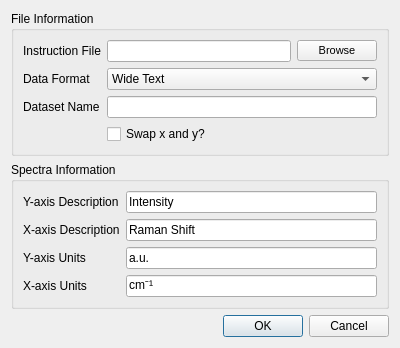
<?xml version="1.0" encoding="UTF-8"?>
<ui version="4.0">
 <class>StitchImportDialog</class>
 <widget class="QDialog" name="StitchImportDialog">
  <property name="geometry">
   <rect>
    <x>0</x>
    <y>0</y>
    <width>400</width>
    <height>344</height>
   </rect>
  </property>
  <property name="windowTitle">
   <string>Dialog</string>
  </property>
  <layout class="QVBoxLayout" name="verticalLayout">
   <item>
    <widget class="QGroupBox" name="groupBox_2">
     <property name="title">
      <string>File Information</string>
     </property>
     <layout class="QFormLayout" name="formLayout_3">
      <item row="0" column="0">
       <widget class="QLabel" name="label_2">
        <property name="text">
         <string>Instruction File</string>
        </property>
       </widget>
      </item>
      <item row="0" column="1">
       <layout class="QHBoxLayout" name="horizontalLayout_2">
        <item>
         <widget class="QLineEdit" name="filenameLineEdit">
          <property name="enabled">
           <bool>true</bool>
          </property>
         </widget>
        </item>
        <item>
         <widget class="QPushButton" name="browsePushButton">
          <property name="font">
           <font>
            <pointsize>8</pointsize>
           </font>
          </property>
          <property name="text">
           <string>Browse</string>
          </property>
         </widget>
        </item>
       </layout>
      </item>
      <item row="1" column="0">
       <widget class="QLabel" name="label_11">
        <property name="text">
         <string>Data Format</string>
        </property>
       </widget>
      </item>
      <item row="1" column="1">
       <widget class="QComboBox" name="formatComboBox">
        <item>
         <property name="text">
          <string>Wide Text</string>
         </property>
        </item>
        <item>
         <property name="text">
          <string>Long Text</string>
         </property>
        </item>
        <item>
         <property name="text">
          <string>Wide Text (CSV)</string>
         </property>
        </item>
        <item>
         <property name="text">
          <string>Long Text (CSV)</string>
         </property>
        </item>
        <item>
         <property name="text">
          <string>Vespucci Dataset</string>
         </property>
        </item>
       </widget>
      </item>
      <item row="2" column="0">
       <widget class="QLabel" name="label_12">
        <property name="text">
         <string>Dataset Name</string>
        </property>
       </widget>
      </item>
      <item row="2" column="1">
       <widget class="QLineEdit" name="nameLineEdit">
        <property name="toolTip">
         <string>The dataset should have a unique name that is a valid filename on your operating system.</string>
        </property>
       </widget>
      </item>
      <item row="3" column="1">
       <widget class="QCheckBox" name="swapSpatialCheckBox">
        <property name="text">
         <string>Swap x and y?</string>
        </property>
       </widget>
      </item>
     </layout>
    </widget>
   </item>
   <item>
    <widget class="QGroupBox" name="groupBox">
     <property name="title">
      <string>Spectra Information</string>
     </property>
     <layout class="QFormLayout" name="formLayout_4">
      <property name="fieldGrowthPolicy">
       <enum>QFormLayout::AllNonFixedFieldsGrow</enum>
      </property>
      <item row="0" column="0">
       <widget class="QLabel" name="label_13">
        <property name="text">
         <string>Y-axis Description</string>
        </property>
       </widget>
      </item>
      <item row="0" column="1">
       <widget class="QLineEdit" name="yLineEdit">
        <property name="text">
         <string>Intensity</string>
        </property>
       </widget>
      </item>
      <item row="1" column="0">
       <widget class="QLabel" name="label_14">
        <property name="text">
         <string>X-axis Description</string>
        </property>
       </widget>
      </item>
      <item row="1" column="1">
       <widget class="QLineEdit" name="xLineEdit">
        <property name="text">
         <string>Raman Shift</string>
        </property>
       </widget>
      </item>
      <item row="2" column="0">
       <widget class="QLabel" name="label_15">
        <property name="text">
         <string>Y-axis Units</string>
        </property>
       </widget>
      </item>
      <item row="3" column="0">
       <widget class="QLabel" name="label_16">
        <property name="text">
         <string>X-axis Units</string>
        </property>
       </widget>
      </item>
      <item row="2" column="1">
       <widget class="QLineEdit" name="yUnitsLineEdit">
        <property name="text">
         <string>a.u.</string>
        </property>
       </widget>
      </item>
      <item row="3" column="1">
       <widget class="QLineEdit" name="xUnitsLineEdit">
        <property name="text">
         <string>cm⁻¹</string>
        </property>
       </widget>
      </item>
     </layout>
    </widget>
   </item>
   <item>
    <widget class="QDialogButtonBox" name="buttonBox">
     <property name="orientation">
      <enum>Qt::Horizontal</enum>
     </property>
     <property name="standardButtons">
      <set>QDialogButtonBox::Cancel|QDialogButtonBox::Ok</set>
     </property>
    </widget>
   </item>
  </layout>
 </widget>
 <resources/>
 <connections>
  <connection>
   <sender>buttonBox</sender>
   <signal>accepted()</signal>
   <receiver>StitchImportDialog</receiver>
   <slot>accept()</slot>
   <hints>
    <hint type="sourcelabel">
     <x>248</x>
     <y>254</y>
    </hint>
    <hint type="destinationlabel">
     <x>157</x>
     <y>274</y>
    </hint>
   </hints>
  </connection>
  <connection>
   <sender>buttonBox</sender>
   <signal>rejected()</signal>
   <receiver>StitchImportDialog</receiver>
   <slot>reject()</slot>
   <hints>
    <hint type="sourcelabel">
     <x>316</x>
     <y>260</y>
    </hint>
    <hint type="destinationlabel">
     <x>286</x>
     <y>274</y>
    </hint>
   </hints>
  </connection>
 </connections>
</ui>
